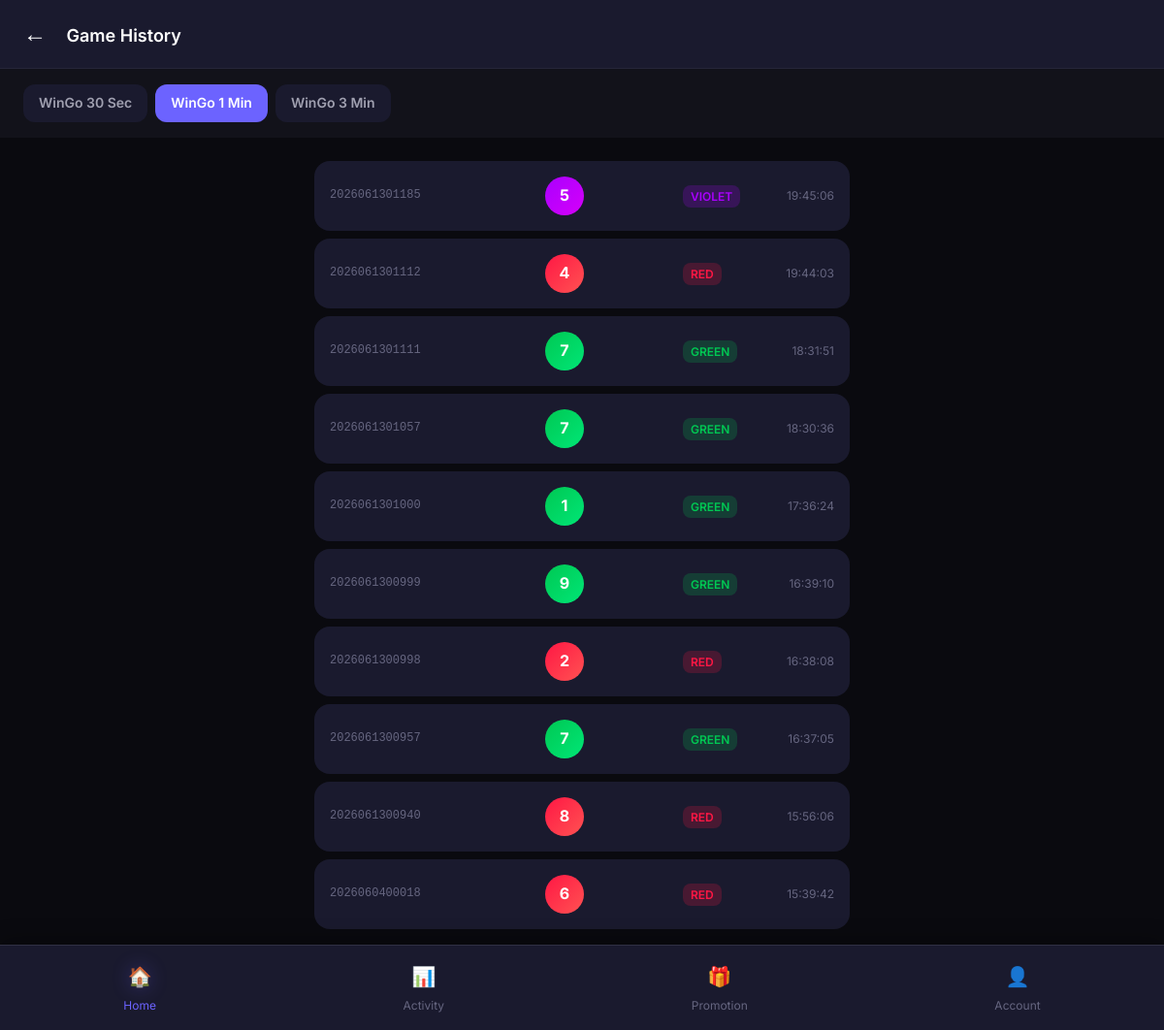
The page /game/history/?room=wingo_1min (signed in) on the database as committed earlier.
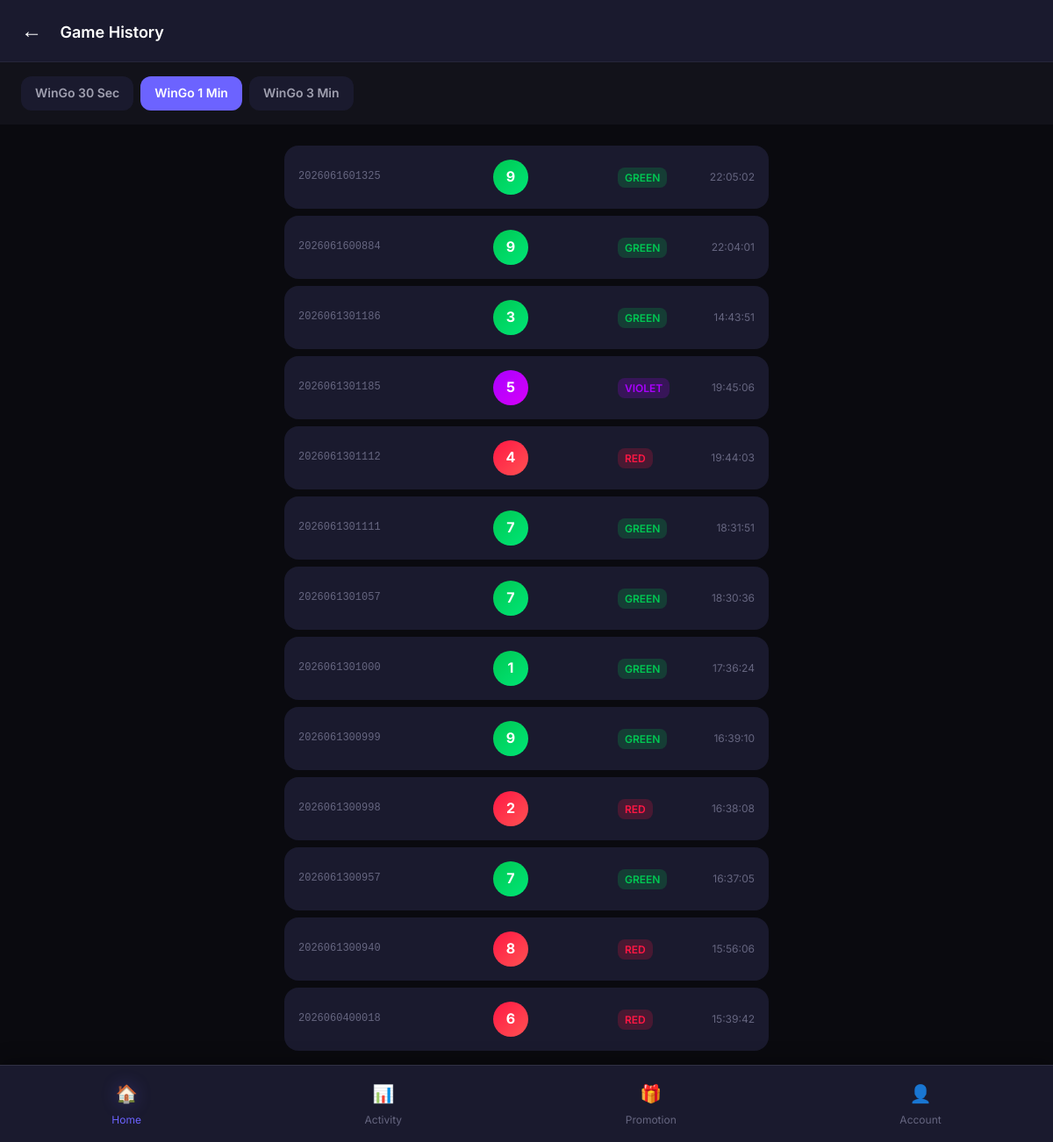
The same page on the database as committed later.
### game/models.py (models this page shows, shortened)
class GameRoom(models.Model):
    ROOM_TYPE_CHOICES = [
        ('wingo_30s', 'WinGo 30 Sec'),
        ('wingo_1min', 'WinGo 1 Min'),
        ('wingo_3min', 'WinGo 3 Min'),
    ]
    RESULT_MODE_CHOICES = [
        ('manual', 'Manual (Admin Selects)'),
        ('auto_random', 'Auto Random (Weighted %)'),
        ('smart_profit', 'Least Bet Wins (Platform Profit)'),
        ('pattern', 'Pattern-wise (Rules 1-10)'),
    ]
    PATTERN_CHOICES = [
        ('1', 'Rule 1: ABABAB'),
        ('2', 'Rule 2: AABBAABB'),
        ('3', 'Rule 3: AAABBBAAABBB'),
        ('4', 'Rule 4: AAAABBBBAAAA'),
        ('5', 'Rule 5: ABAAB'),
        ('6', 'Rule 6: AAAAAA'),
        ('7', 'Rule 7: AAB'),
        ('8', 'Rule 8: AAAB'),
        ('9', 'Rule 9: AAABB'),
        ('10', 'Rule 10: ABBAAABBBB'),
    ]
    PATTERN_SEQUENCES = {
        '1':  ['red', 'green', 'red', 'green', 'red', 'green'],
        '2':  ['red', 'red', 'green', 'green', 'red', 'red', 'green', 'green'],
        '3':  ['red', 'red', 'red', 'green', 'green', 'green', 'red', 'red', 'red', 'green', 'green', 'green'],
        '4':  ['red', 'red', 'red', 'red', 'green', 'green', 'green', 'green', 'red', 'red', 'red', 'red'],
        '5':  ['red', 'green', 'red', 'red', 'green'],
        '6':  ['red', 'red', 'red', 'red', 'red', 'red'],
        '7':  ['red', 'red', 'green'],
        '8':  ['red', 'red', 'red', 'green'],
        '9':  ['red', 'red', 'red', 'green', 'green'],
        '10': ['red', 'green', 'green', 'red', 'red', 'red', 'green', 'green', 'green', 'green'],
    }
    name = models.CharField(max_length=50, choices=ROOM_TYPE_CHOICES, unique=True)
    duration_seconds = models.IntegerField()
    is_active = models.BooleanField(default=True)
    result_mode = models.CharField(max_length=20, choices=RESULT_MODE_CHOICES, default='auto_random')
    current_period = models.CharField(max_length=20, blank=True)
    current_game_start = models.DateTimeField(null=True, blank=True)
    preset_period = models.CharField(max_length=20, null=True, blank=True)
    preset_winning_number = models.IntegerField(null=True, blank=True)
    preset_winning_color = models.CharField(max_length=10, null=True, blank=True)
    pattern_rule = models.CharField(max_length=5, choices=[], null=True, blank=True, default='1')
    pattern_state = models.IntegerField(default=0)  # Current position in pattern sequence
    red_pct = models.IntegerField(default=45, help_text='Red % probability (auto_random mode)')
    green_pct = models.IntegerField(default=45, help_text='Green % probability (auto_random mode)')
    violet_pct = models.IntegerField(default=10, help_text='Violet % probability (auto_random mode)')
    created_at = models.DateTimeField(auto_now_add=True)
    updated_at = models.DateTimeField(auto_now=True)
    class Meta:
        verbose_name_plural = 'Game Rooms'

class GameResult(models.Model):
    COLOR_CHOICES = [
        ('red', 'Red'),
        ('green', 'Green'),
        ('violet', 'Violet'),
    ]
    room = models.ForeignKey(GameRoom, on_delete=models.CASCADE, related_name='results')
    period = models.CharField(max_length=20)  # Game ID like 20260517100052175
    winning_number = models.IntegerField()  # 0-9
    winning_color = models.CharField(max_length=10, choices=COLOR_CHOICES)
    total_bet_amount = models.DecimalField(max_digits=12, decimal_places=2, default=0)
    total_win_amount = models.DecimalField(max_digits=12, decimal_places=2, default=0)
    platform_profit = models.DecimalField(max_digits=12, decimal_places=2, default=0)
    created_at = models.DateTimeField(auto_now_add=True)
    class Meta:
        ordering = ['-created_at']
        unique_together = ['room', 'period']
        verbose_name_plural = 'Game Results'

### game/views.py (the view)
# urls.py: path('history/', views.game_history, name='game_history'),
def game_history(request):
    if not request.user.is_authenticated:
        return redirect('login')
    room_name = request.GET.get('room', 'wingo_30s')
    try:
        room = GameRoom.objects.get(name=room_name)
    except GameRoom.DoesNotExist:
        room = GameRoom.objects.first()
    results = GameResult.objects.filter(
        room=room
    ).order_by('-created_at')[:50]
    context = {
        'room': room,
        'results': results,
        'game_rooms': GameRoom.objects.filter(is_active=True),
    }
    return render(request, 'game/history.html', context)

### core/context_processors.py (called while the page is built)
def site_settings(request):
    return {
        'SITE_NAME': 'Color Prediction',
        'SITE_SETTING': {
            'admin_upi': getattr(settings, 'ADMIN_UPI', 'Not configured'),
            'admin_qr': getattr(settings, 'ADMIN_QR', ''),
        },
        'GAME_SETTINGS': settings.GAME_SETTINGS,
    }

### templates/game/history.html (shortened to what this page needs)
{% extends 'base/base.html' %}
{% load static %}
{% block content %}
<div class="app-container">
    <header class="app-header">
        <div class="header-left">
            <a href="{% url 'game_home' %}" class="back-btn">←</a>
            <span class="page-title">Game History</span>
        </div>
    </header>
    <div class="room-tabs">
        {% for r in game_rooms %}
        <a href="?room={{ r.name }}" class="room-tab {% if r.name == room.name %}active{% endif %}">
            {{ r.get_name_display }}
        </a>
        {% endfor %}
    </div>
    <main class="main-content">
        {% if results %}
        <div class="history-list">
            {% for result in results %}
            <div class="history-item">
                <div class="history-period">{{ result.period }}</div>
                <div class="history-number">
                    <span class="number-ball {{ result.winning_color }}">
                        {{ result.winning_number }}
                    </span>
                </div>
                <div class="history-color">
                    <span class="color-badge {{ result.winning_color }}">
                        {{ result.get_winning_color_display }}
                    </span>
                </div>
                <div class="history-time">{{ result.created_at|date:"H:i:s" }}</div>
            </div>
            {% endfor %}
        </div>
        {% else %}
        <div class="empty-state">
            <div class="empty-state-icon">📊</div>
            <div class="empty-state-title">No game history yet</div>
            <div class="empty-state-subtitle">Game results will appear here</div>
        </div>
        {% endif %}
    </main>
    <nav class="bottom-nav">
        <a href="{% url 'game_home' %}" class="nav-item active">
            <span class="nav-icon">🏠</span>
            <span>Home</span>
        </a>
        <a href="{% url 'my_bets' %}" class="nav-item">
            <span class="nav-icon">📊</span>
            <span>Activity</span>
        </a>
        <a href="{% url 'referral_dashboard' %}" class="nav-item">
            <span class="nav-icon">🎁</span>
            <span>Promotion</span>
        </a>
        <a href="{% url 'wallet' %}" class="nav-item">
            <span class="nav-icon">👤</span>
            <span>Account</span>
        </a>
    </nav>
</div>
{% endblock %}

Rows that differ between the two databases and show on the page:
added GameResult: period "2026061601325", winning_number "9", winning_color "GREEN", created_at "22:05:02"
added GameResult: period "2026061600884", winning_number "9", winning_color "GREEN", created_at "22:04:01"
added GameResult: period "2026061301186", winning_number "3", winning_color "GREEN", created_at "14:43:51"
